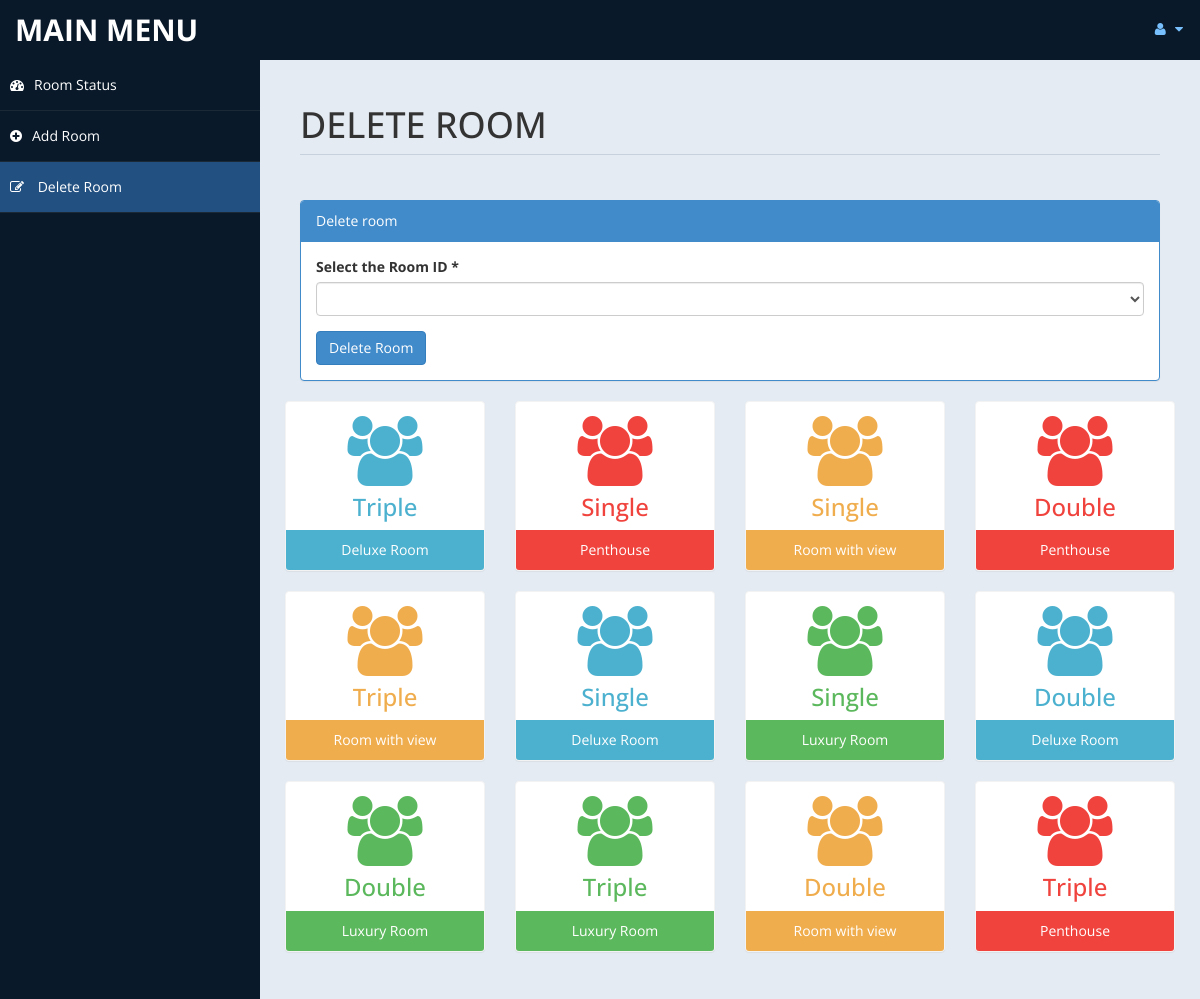
The page /TCH/admin/roomdel.php (signed in) on the database its author committed.
### tables this page shows
CREATE TABLE `room` (
  `id` int(10) UNSIGNED NOT NULL,
  `room_no` varchar(11) NOT NULL,
  `type` varchar(15) DEFAULT NULL,
  `bedding` varchar(10) DEFAULT NULL,
  `place` varchar(10) DEFAULT NULL,
  `cusid` int(11) DEFAULT NULL
);

### TCH/admin/roomdel.php (the view, shortened to what this page needs)
<?php
include('db.php');
$rsql ="select id from room";
$rre=mysqli_query($con,$rsql);
?>
<!DOCTYPE html>
<html xmlns="http://www.w3.org/1999/xhtml">
<head>
    <link href="assets/css/bootstrap.css" rel="stylesheet" />
    <link href="assets/css/font-awesome.css" rel="stylesheet" />
    <link href="assets/css/custom-styles.css" rel="stylesheet" />
</head>
<body>
    <div id="wrapper">
        <nav class="navbar navbar-default top-navbar" role="navigation">
            <div class="navbar-header">
                <a class="navbar-brand" href="home.php">MAIN MENU </a>
            </div>
            <ul class="nav navbar-top-links navbar-right">
                <li class="dropdown">
                    <a class="dropdown-toggle" data-toggle="dropdown" href="#" aria-expanded="false">
                        <i class="fa fa-user fa-fw"></i> <i class="fa fa-caret-down"></i>
                    </a>
                </li>
            </ul>
        </nav>
        <nav class="navbar-default navbar-side" role="navigation">
            <div class="sidebar-collapse">
                <ul class="nav" id="main-menu">
                    <li>
                        <a  href="settings.php"><i class="fa fa-dashboard"></i>Room Status</a>
                    </li>
					<li>
                        <a   href="room.php"><i class="fa fa-plus-circle"></i>Add Room</a>
                    </li>
                    <li>
                        <a  class="active-menu" href="roomdel.php"><i class="fa fa-pencil-square-o"></i> Delete Room</a>
                    </li>
            </div>
        </nav>
        <div id="page-wrapper" >
            <div id="page-inner">
			 <div class="row">
                    <div class="col-md-12">
                        <h1 class="page-header">
                           DELETE ROOM <small></small>
                        </h1>
                    </div>
                </div>
            <div class="row">
                <div class="col-md-12 col-sm-12">
                    <div class="panel panel-primary">
                        <div class="panel-heading">
                           Delete room
                        </div>
                        <div class="panel-body">
						<form name="form" method="post">
                            <div class="form-group">
                                            <label>Select the Room ID *</label>
                                            <select name="id"  class="form-control" required>
												<option value selected ></option>
												<?php
												while($rrow=mysqli_fetch_array($rre))
												{
												$value = $rrow['id'];
												 echo '<option value="'.$value.'">'.$value.'</option>';
												}
												?>
                                            </select>
                              </div>
							 <input type="submit" name="del" value="Delete Room" class="btn btn-primary">
							</form>
                        </div>
                    </div>
                </div>
           <?php
						include ('db.php');
						$sql = "select * from room";
						$re = mysqli_query($con,$sql)
				?>
                <div class="row">
				<?php
										while($row= mysqli_fetch_array($re))
										{
												$id = $row['type'];
											if($id == "Deluxe Room")
											{
												echo"<div class='col-md-3 col-sm-12 col-xs-12'>
													<div class='panel panel-primary text-center no-boder bg-color-blue'>
														<div class='panel-body'>
															<i class='fa fa-users fa-5x'></i>
															<h3>".$row['bedding']."</h3>
														</div>
														<div class='panel-footer back-footer-blue'>
															".$row['type']."
														</div>
													</div>
												</div>";
											}
											else if ($id == "Luxury Room")
											{
												echo"<div class='col-md-3 col-sm-12 col-xs-12'>
													<div class='panel panel-primary text-center no-boder bg-color-green'>
														<div class='panel-body'>
															<i class='fa fa-users fa-5x'></i>
															<h3>".$row['bedding']."</h3>
														</div>
														<div class='panel-footer back-footer-green'>
															".$row['type']."
														</div>
													</div>
												</div>";
											}
											else if($id =="Room with view")
											{
												echo"<div class='col-md-3 col-sm-12 col-xs-12'>
													<div class='panel panel-primary text-center no-boder bg-color-brown'>
														<div class='panel-body'>
															<i class='fa fa-users fa-5x'></i>
															<h3>".$row['bedding']."</h3>
														</div>
														<div class='panel-footer back-footer-brown'>
															".$row['type']."
														</div>
													</div>
												</div>";
											}
											else if($id =="Penthouse")
											{
												echo"<div class='col-md-3 col-sm-12 col-xs-12'>
													<div class='panel panel-primary text-center no-boder bg-color-red'>
														<div class='panel-body'>
															<i class='fa fa-users fa-5x'></i>
															<h3>".$row['bedding']."</h3>
														</div>
														<div class='panel-footer back-footer-red'>
															".$row['type']."
														</div>
													</div>
												</div>";
											}
										}
									?>
                </div>
					</div>
            </div>
        </div>
</body>
</html>

### TCH/admin/assets/css/custom-styles.css (style rules this page uses)
body { font-family: 'Open Sans', sans-serif; }
#wrapper { width: 100%; background:#09192A; }
#page-wrapper { padding: 15px 15px; min-height: 600px; background:#E5EBF2; }
#page-inner { width:100%; margin:10px 20px 10px 0px; background-color:transparent; padding:10px; min-height:1200px; }
.text-center { text-align:center; }
.no-boder { border:1px solid #f3f3f3; }
h1, .h1, h2, .h2, h3, .h3 { margin-top: 7px; margin-bottom: -5px; }
.page-header { padding-bottom: 9px; margin: 10px 0 45px; border-bottom: 1px solid #C7D1DD; }
.bg-color-green { background-color: #fff; color: #5cb85c; }
.bg-color-blue { background-color: #fff; color: #4CB1CF }
.bg-color-red { background-color: #fff; color:#F0433D; }
.bg-color-brown { background-color: #fff; color:#f0ad4e; }
.back-footer-green { background-color: #5cb85c; color:#fff; border-top: 0px solid #fff; }
.back-footer-red { background-color: #F0433D; color:#fff; border-top: 0px solid #fff; }
.back-footer-blue { background-color: #4CB1CF; color:#fff; border-top: 0px solid #fff; }
.back-footer-brown { background-color: #f0ad4e; color:#fff; border-top: 0px solid #fff; }
.top-navbar { margin:0px; }
.top-navbar .navbar-brand { color: #fff; width: 260px; text-align: left; height: 60px; font-size: 30px; font-weight: 700; text-transform: uppercase; line-height: 30px; }
.top-navbar .nav > li { position: relative; display: inline-block; }
.top-navbar .nav > li > a { position: relative; display: block; padding: 19px 15px; color: #77C0FD; }
.active-menu { background-color:#225081!important; }
.sidebar-collapse , .sidebar-collapse .nav { background:none; }
.sidebar-collapse .nav { padding:0; }
.sidebar-collapse .nav > li > a { color:#fff; background:transparent; text-shadow:none; }
.sidebar-collapse > .nav > li > a { padding:15px 10px; }
.sidebar-collapse > .nav > li { border-bottom: 1px solid rgba(107, 108, 109, 0.19); }
.navbar-side { border:none; background-color: transparent; }
.top-navbar { background:#09192A; border-bottom:none; }
.top-navbar .nav > li > a > i { margin-right: 2px; }
.navbar-default { border:0px solid black; }
.navbar-header { background: #09192A; }
.nav > li > a > i { margin-right:10px; }
@media (min-width:768px) { #page-wrapper { margin: 0 0 0 260px; padding: 15px 30px; min-height: 1200px; } }
@media (min-width:768px) { .navbar-side { z-index: 1; position: absolute; width: 260px; } }
@media (min-width:768px) { .navbar { border-radius: 0px; } }

### rows shown on the page
room: bedding "Triple", type "Deluxe Room"
room: bedding "Single", type "Penthouse"
room: bedding "Single", type "Room with view"
room: bedding "Double", type "Penthouse"
room: bedding "Triple", type "Room with view"
room: bedding "Single", type "Deluxe Room"
room: bedding "Single", type "Luxury Room"
room: bedding "Double", type "Deluxe Room"
room: bedding "Double", type "Luxury Room"
room: bedding "Triple", type "Luxury Room"
room: bedding "Double", type "Room with view"
room: bedding "Triple", type "Penthouse"
